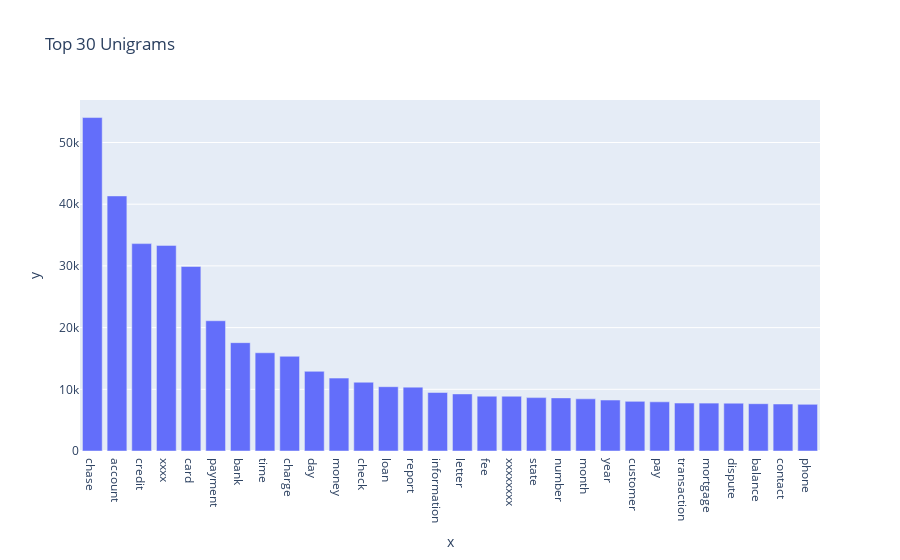

Source (notebook cell):
### Code cell
#Write your code here to find the top 30 unigram frequency among the complaints in the cleaned datafram(df_clean).
unigram = get_top_n_words(df_clean['complaint_clean'], 1,30)
words_freq_df = pd.DataFrame(unigram, columns = ['unigram' , 'unigram_freq'])
px.bar(x=words_freq_df['unigram'], y=words_freq_df['unigram_freq'], title='Top 30 Unigrams')

### Figure 1 — Plotly figure (JSON) as saved in the notebook; plotly's stock layout.template omitted (floating-point values rounded to 4 significant figures)
{"data": [{"alignmentgroup": "True", "hovertemplate": "x=%{x}<br>y=%{y}<extra></extra>", "legendgroup": "", "marker": {"color": "#636efa", "pattern": {"shape": ""}}, "name": "", "offsetgroup": "", "orientation": "v", "showlegend": false, "textposition": "auto", "type": "bar", "x": ["chase", "account", "credit", "xxxx", "card", "payment", "bank", "time", "charge", "day", "money", "check", "loan", "report", "information", "letter", "fee", "xxxxxxxx", "state", "number", "month", "year", "customer", "pay", "transaction", "mortgage", "dispute", "balance", "contact", "phone"], "xaxis": "x", "y": [54043, 41339, 33612, 33326, 29904, 21108, 17559, 15919, 15350, 12913, 11814, 11147, 10423, 10352, 9482, 9251, 8881, 8877, 8652, 8607, 8454, 8257, 8053, 7970, 7768, 7763, 7751, 7667, 7617, 7557], "yaxis": "y"}], "layout": {"autosize": true, "barmode": "relative", "legend": {"tracegroupgap": 0}, "title": {"text": "Top 30 Unigrams"}, "xaxis": {"anchor": "y", "autorange": true, "domain": [0, 1], "range": [-0.5, 29.5], "title": {"text": "x"}, "type": "category"}, "yaxis": {"anchor": "x", "autorange": true, "domain": [0, 1], "range": [0, 56890.0], "title": {"text": "y"}, "type": "linear"}}}
